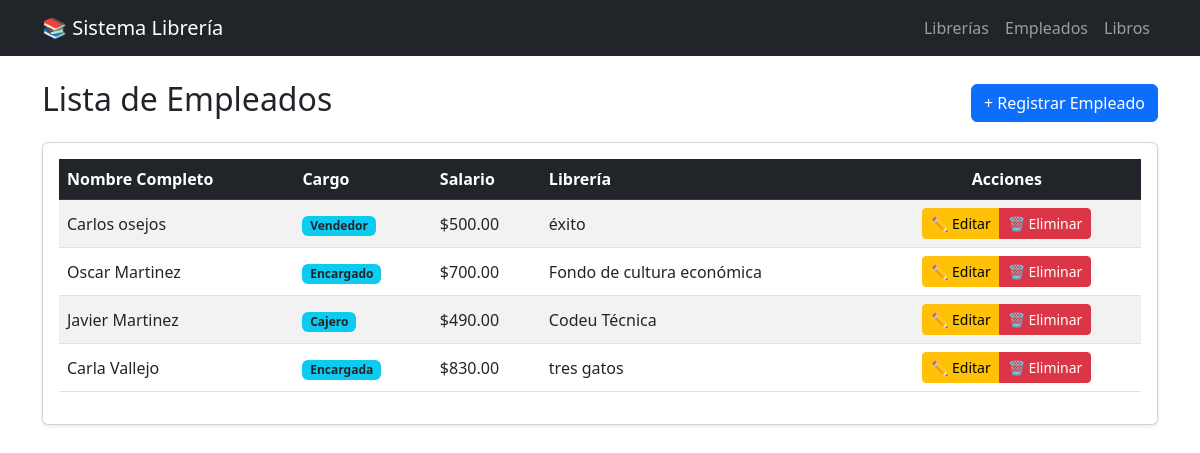
/empleados/, run on the app's committed database.
### gestionLib/models.py (models this page shows, shortened)
class Empleado(models.Model):
    nombre_completo = models.CharField(max_length = 200)
    cargo_empleado = models.CharField (max_length=100, help_text= "Ejemp: Vendedor, Cajero")
    salario_mensual = models.DecimalField(max_digits=10, decimal_places=2)
    libreria = models.ForeignKey(Libreria, on_delete=models.CASCADE, related_name="empleados")

class Libreria(models.Model):
    nombre_libreria = models.CharField(max_length=100, unique=True, verbose_name="Nombre de la libreria")
    direccion_lib = models.CharField(max_length=200, verbose_name="Dirección")
    numero_estantes = models.IntegerField(verbose_name="numero de estantes")

### gestionLib/views.py (the view)
# urls.py: path('empleados/', views.listar_empleados, name='listar_empleados'),
def listar_empleados(request):
    empleados = Empleado.objects.all()
    return render(request, 'gestionLib/listarEmp.html', {'empleados': empleados})

### gestionLib/templates/gestionLib/listarEmp.html
{% extends 'gestionLib/base.html' %}
{% block contenido %}
    <div class="d-flex justify-content-between align-items-center mb-3">
        <h2>Lista de Empleados</h2>
        <a href="{% url 'crear_empleado' %}" class="btn btn-primary">
            + Registrar Empleado
        </a>
    </div>
    <div class="card shadow-sm">
        <div class="card-body">
            <table class="table table-striped table-hover align-middle">
                <thead class="table-dark">
                    <tr>
                        <th>Nombre Completo</th>
                        <th>Cargo</th>
                        <th>Salario</th>
                        <th>Librería</th>
                        <th class="text-center">Acciones</th> </tr>
                </thead>
                <tbody>
                    {% for e in empleados %}
                    <tr>
                        <td>{{ e.nombre_completo }}</td>
                        <td><span class="badge bg-info text-dark">{{ e.cargo_empleado }}</span></td>
                        <td>${{ e.salario_mensual }}</td>
                        <td>{{ e.libreria.nombre_libreria }}</td>
                        <td class="text-center">
                            <div class="btn-group" role="group">
                                <a href="{% url 'editar_empleado' e.id %}" class="btn btn-sm btn-warning">
                                    ✏️ Editar
                                </a>
                                <a href="{% url 'eliminar_empleado' e.id %}" class="btn btn-sm btn-danger">
                                    🗑️ Eliminar
                                </a>
                            </div>
                        </td>
                    </tr>
                    {% empty %}
                    <tr>
                        <td colspan="5" class="text-center text-muted">No hay empleados registrados.</td>
                    </tr>
                    {% endfor %}
                </tbody>
            </table>
        </div>
    </div>
{% endblock %}

### gestionLib/templates/gestionLib/base.html (shortened to what this page needs)
<!DOCTYPE html>
<html lang="es">
<head>
    <link href="https://cdn.jsdelivr.net/npm/bootstrap@5.3.0/dist/css/bootstrap.min.css" rel="stylesheet">
</head>
<body>
    <nav class="navbar navbar-expand-lg navbar-dark bg-dark mb-4">
        <div class="container">
            <a class="navbar-brand" href="{% url 'listar_librerias' %}">📚 Sistema Librería</a>
            <div class="navbar-nav">
                <a class="nav-link" href="{% url 'listar_librerias' %}">Librerías</a>
                <a class="nav-link" href="{% url 'listar_empleados' %}">Empleados</a>
                <a class="nav-link" href="{% url 'listar_libros' %}">Libros</a>
            </div>
        </div>
    </nav>
    <div class="container">
        {% block contenido %}
        {% endblock %}
    </div>
</body>
</html>

### data on the page
Empleado: nombre_completo "Carlos osejos", cargo_empleado "Vendedor", salario_mensual "500.00", libreria.nombre_libreria "éxito"
Empleado: nombre_completo "Oscar Martinez", cargo_empleado "Encargado", salario_mensual "700.00", libreria.nombre_libreria "Fondo de cultura económica"
Empleado: nombre_completo "Javier Martinez", cargo_empleado "Cajero", salario_mensual "490.00", libreria.nombre_libreria "Codeu Técnica"
Empleado: nombre_completo "Carla Vallejo", cargo_empleado "Encargada", salario_mensual "830.00", libreria.nombre_libreria "tres gatos"
